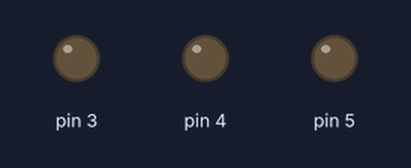
Bench run of a sketch on a simulated Arduino Uno, built with avr-gcc and run on an emulated ATmega328P. Parts: output pins drawn as LEDs (lit = HIGH).

Above: at 0.2 s.
At 1.2 s:
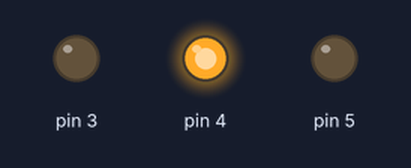
At 2.0 s:
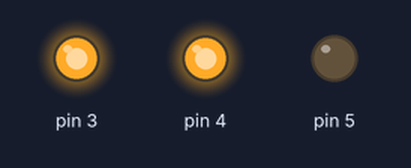
At 3.2 s:
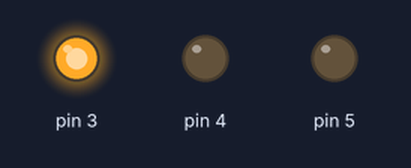
At 4.2 s:
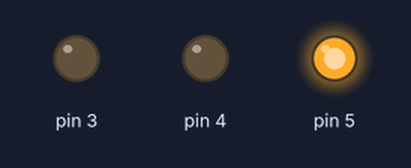
At 4.7 s:
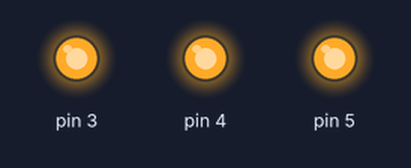
Timing chart, 0 to 5.2 s (numbered marks = the images above):
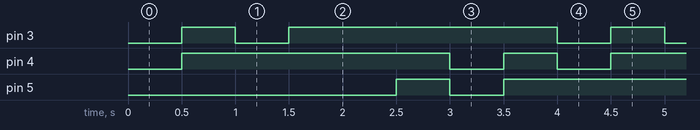

The sketch:

0924.ino
```cpp
void setup() {
  // put your setup code here, to run once:
  pinMode(3, OUTPUT);
  pinMode(4, OUTPUT);
  pinMode(5, OUTPUT);
}

void loop() {
  // put your main code here, to run repeatedly:
  digitalWrite(3, LOW);// turn the B LED on
  digitalWrite(4, LOW);// turn the R LED on
  delay(500);// wait for a second
  digitalWrite(3, HIGH);// turn the B LED off
  digitalWrite(4, HIGH); //r
  delay(500);// wait for a second
  digitalWrite(3, LOW);// turn the b LED on
  delay(500);// wait for a second
  digitalWrite(3, HIGH);// turn the b LED off
  delay(500);// wait for a second
  digitalWrite(5, LOW);// turn the g LED on
  delay(500);// wait for a second
  digitalWrite(5, HIGH);// turn the g LED off
  delay(500);// wait for a second
  digitalWrite(5, LOW);// turn the g LED on
  digitalWrite(4,LOW);
  delay(500);// wait for a second
  digitalWrite(5, HIGH);// turn the g LED off
  digitalWrite(4, HIGH);
  delay(500);// wait for a second
}
```

Measured:
- by itself, pin 3, pin 5: repeats every 4.0 s: LOW 0.50 s, HIGH 2.5 s, LOW 0.50 s, HIGH 0.50 s
- by itself, pin 4: repeats every 4.0 s: LOW 0.50 s, HIGH 0.50 s, LOW 0.50 s, HIGH 2.5 s
